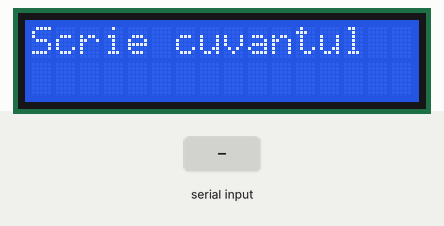
Simulated run of this sketch. Board: Arduino Uno, built with avr-gcc and run on an emulated ATmega328P. On the bench: 16×2 character LCD. Inputs (shaded band) come from the test bench. What the sketch prints to the serial monitor is not drawn.

Above: at 1.2 s.
1.3 s: "da\n" received over Serial
At 2.5 s:
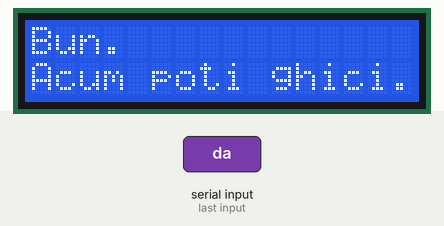
2.8 s: "_\n" received over Serial
At 5.6 s:
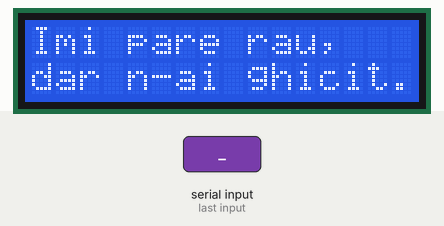
5.8 s: "1\n" received over Serial
At 7.8 s:
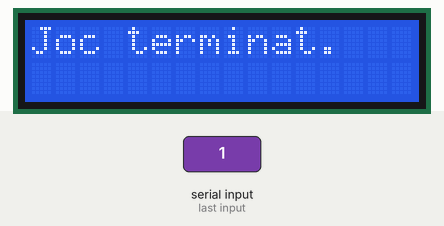
Timing chart, 0 to 9.3 s (numbered marks = the images above; inputs shaded):
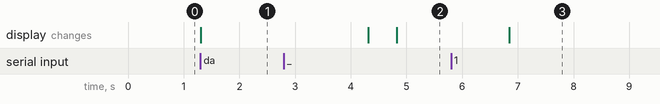

The sketch:

sketch_jul22a_spanzuratoarea.ino
```cpp
#include <LiquidCrystal.h>
#include <string.h>
#include <cctype>

LiquidCrystal lcd(12, 11, 5, 4, 3, 2);

bool jucamInca=true;
bool validCuv;
String cuvant;
String indiciu;
int vieti=0;

void afiseazaStare() {
  lcd.clear();
  lcd.setCursor(0, 0);
  lcd.print("Indiciu: ");
  lcd.print(indiciu);
  lcd.setCursor(0, 1);
  lcd.print("Vieti ramase: ");
  lcd.print(vieti);
}

bool continuareStare(){
  lcd.clear();
  lcd.setCursor(0, 0);
  lcd.print("Mai jucam?");

  while(Serial.available()==0){}
  String raspuns=Serial.readStringUntil('\n');
  raspuns.trim();
  raspuns.toLowerCase();

  if(raspuns=="da"){
    lcd.clear();
    lcd.setCursor(0, 0);
    lcd.print("Asteapta reset.");
    delay(3000);
    while(Serial.available()>0){
      Serial.read();
    }
    return true;
  }else {
    lcd.clear();
    lcd.setCursor(0, 0);
    lcd.print("Joc terminat.");
    return false;
  }
}

void setup() {
  lcd.begin(16, 2);
  Serial.begin(9600);
}

void loop(){
  if (jucamInca==false) {
    return;
  }

  lcd.clear();
  lcd.setCursor(0, 0);
  lcd.print("Scrie cuvantul");
  validCuv=true;
  cuvant="";

  while(Serial.available()==0){}
  cuvant=Serial.readStringUntil('\n');
  cuvant.trim();
  cuvant.toLowerCase();

  for(size_t i=0; i<cuvant.length(); i++){
      if(cuvant[i]<'a' || cuvant[i]>'z'){
        validCuv=false;
        break;
    }
  }

  if(validCuv==false || cuvant.length()>7 || cuvant.length()==0){
    lcd.clear();
    if(cuvant.length()>7){
      lcd.setCursor(0, 0);
      lcd.print("Cuvant prea lung");
      delay(2000);
    }else if(validCuv==false){
      lcd.setCursor(0,0);
      lcd.print("Cuvant invalid!!");
      lcd.setCursor(0,1);
      lcd.print("Stiu doar litere");
      delay(2000);
    }
    jucamInca=continuareStare();
    return; // pt a opri loop ul
  }

  indiciu="";
  for(int i=0; i<cuvant.length(); i++){
    indiciu+='_';
  }
  vieti=(cuvant.length())/2;

  Serial.println(cuvant);
  lcd.clear();
  lcd.setCursor(0, 0);
  lcd.print("Bun.");
  lcd.setCursor(0,1);
  lcd.print("Acum poti ghici.");
  delay(3000);

  afiseazaStare();
  while (vieti>0 && indiciu!=cuvant){
    delay(500);
    bool ghicit=false;
    if(Serial.available()>0) {
      char lit=Serial.read();
      if(lit == '\n' || lit == '\r'){
        continue;
      }
      lit=tolower(lit);
      for(int i=0; i<cuvant.length(); i++){
        if(lit==cuvant[i] && indiciu[i]=='_'){
          indiciu[i]=cuvant[i];
          ghicit=true;
        }
      }
      if(ghicit==false)
        vieti--;
    afiseazaStare();
    }
  }
  if(indiciu==cuvant){
    lcd.clear();
    lcd.setCursor(0, 0);
    lcd.print("Bravo, ai ghicit!");
    delay(2000);
  }else if(indiciu!=cuvant && vieti==0){
    lcd.clear();
    lcd.setCursor(0,0);
    lcd.print("Imi pare rau,");
    lcd.setCursor(0, 1);
    lcd.print("dar n-ai ghicit.");
    delay(2000);
  }
}
```

Measured:
- after the input at 1.3 s, the display: changes at once (image 1)
- after the input at 2.8 s, the display: first differs from a run without the input after 2.0 s (image 2)
- after the input at 5.8 s, the display: changes after 1.0 s (image 3)
